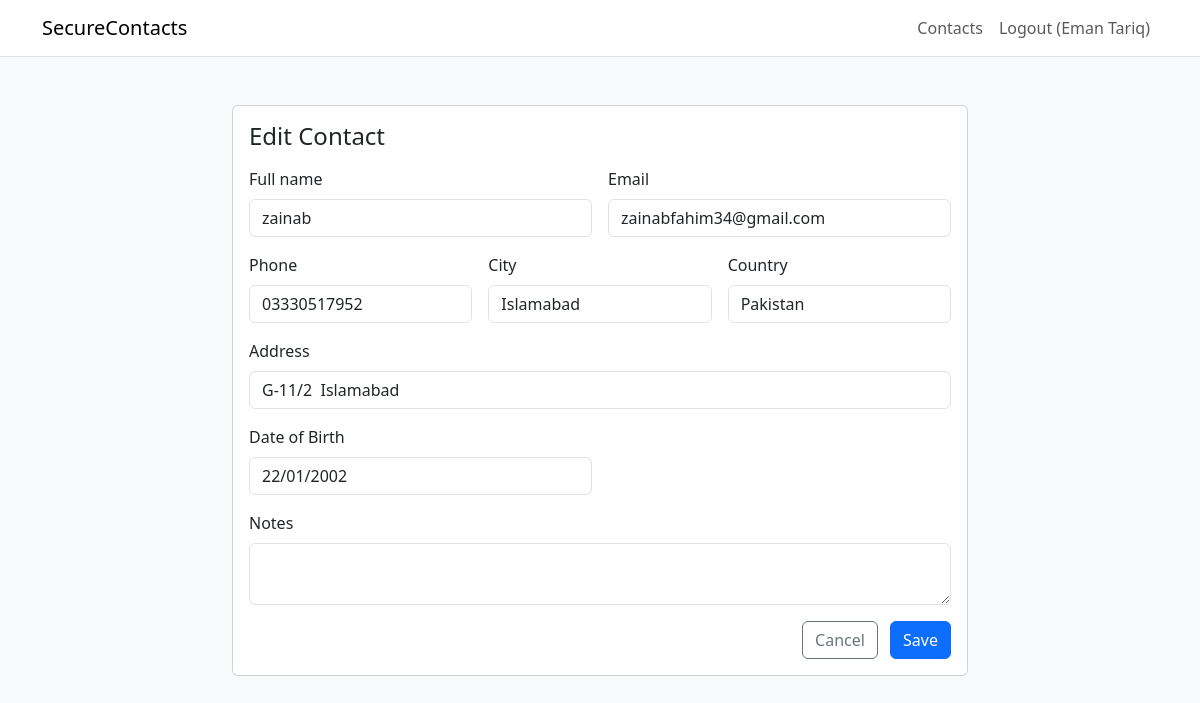
The app's page /contacts/2/edit (signed in) with its own data.
### app.py (models this page shows)
class Contact(db.Model):
    id = db.Column(db.Integer, primary_key=True)
    owner_id = db.Column(db.Integer, db.ForeignKey('user.id'), nullable=True, index=True)
    full_name = db.Column(db.String(200), nullable=False)
    email = db.Column(db.String(200), nullable=False)
    phone = db.Column(db.String(50), nullable=True)
    address = db.Column(db.String(300), nullable=True)
    city = db.Column(db.String(100), nullable=True)
    country = db.Column(db.String(100), nullable=True)
    dob = db.Column(db.String(50), nullable=True)
    notes = db.Column(db.Text, nullable=True)
    created_at = db.Column(db.DateTime, default=datetime.utcnow)

### app.py (the view, shortened to what this page needs)
@app.route("/contacts/<int:c_id>/edit", methods=["GET", "POST"])
@login_required
def edit_contact(c_id):
    contact = Contact.query.get_or_404(c_id)
    if contact.owner_id != session.get("user_id"):
        abort(403)
    form = ContactForm(obj=contact)
    return render_template("contact_form.html", form=form, contact=contact)

### app.py
class ContactForm(FlaskForm):
    full_name = StringField("Full name", validators=[
        DataRequired(), Length(max=200), Regexp(NAME_RE, message="Name contains invalid characters.")
    ])
    email = StringField("Email", validators=[DataRequired(), Email(), Length(max=200)])
    phone = StringField("Phone", validators=[Optional(), Length(max=50)])
    address = StringField("Address", validators=[Optional(), Length(max=300)])
    city = StringField("City", validators=[Optional(), Length(max=100), Regexp(NAME_RE, message="City contains invalid characters.")])
    country = StringField("Country", validators=[Optional(), Length(max=100), Regexp(NAME_RE, message="Country contains invalid characters.")])
    dob = StringField("Date of Birth", validators=[Optional(), Length(max=50)])
    notes = TextAreaField("Notes", validators=[Optional(), Length(max=2000)])

### app.py (called while the page is built)
def login_required(f):
    @wraps(f)
    def wrapper(*args, **kwargs):
        if "user_id" not in session:
            flash("Please log in to access that page.", "warning")
            return redirect(url_for("login", next=request.path))
        return f(*args, **kwargs)
    return wrapper

@app.before_request
def make_session_permanent():
    session.permanent = True

### templates/contact_form.html (shortened to what this page needs)
{% extends "base.html" %}
{% block content %}
<div class="row justify-content-center">
  <div class="col-lg-8">
    <div class="card">
      <div class="card-body">
        <h4 class="card-title mb-3">{{ 'Edit' if contact else 'New' }} Contact</h4>
        <form method="post">
          <div class="row g-3">
            <div class="col-md-6">
              {{ form.full_name.label(class="form-label") }}
              {{ form.full_name(class="form-control") }}
            </div>
            <div class="col-md-6">
              {{ form.email.label(class="form-label") }}
              {{ form.email(class="form-control", type="email") }}
            </div>
            <div class="col-md-4">
              {{ form.phone.label(class="form-label") }}
              {{ form.phone(class="form-control") }}
            </div>
            <div class="col-md-4">
              {{ form.city.label(class="form-label") }}
              {{ form.city(class="form-control") }}
            </div>
            <div class="col-md-4">
              {{ form.country.label(class="form-label") }}
              {{ form.country(class="form-control") }}
            </div>
            <div class="col-12">
              {{ form.address.label(class="form-label") }}
              {{ form.address(class="form-control") }}
            </div>
            <div class="col-md-6">
              {{ form.dob.label(class="form-label") }}
              {{ form.dob(class="form-control") }}
            </div>
            <div class="col-12">
              {{ form.notes.label(class="form-label") }}
              {{ form.notes(class="form-control") }}
            </div>
            <div class="col-12 text-end">
              <a href="{{ url_for('contacts') }}" class="btn btn-outline-secondary me-2">Cancel</a>
              <button class="btn btn-primary">{{ 'Save' if contact else 'Create' }}</button>
            </div>
          </div>
        </form>
      </div>
    </div>
  </div>
</div>
{% endblock %}

### records on screen
Contact: full_name "zainab", email "zainabfahim34@gmail.com", phone "03330517952", city "Islamabad", country "Pakistan", address "G-11/2 Islamabad", dob "22/01/2002"

### other values on screen
{{ session.username }} "Eman Tariq"
{{ 'Edit' if contact else 'New' }} "Edit"
{{ 'Save' if contact else 'Create' }} "Save"
